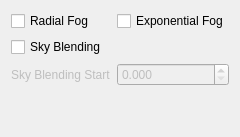
           <widget class="QWidget" name="fogTab">
            <attribute name="title">
             <string>Fog</string>
            </attribute>
            <layout class="QHBoxLayout" name="horizontalfogLayout">
             <item>
              <layout class="QGridLayout" name="fogLayout" columnstretch="0,0">
               <item row="0" column="1">
                <widget class="QCheckBox" name="exponentialFogCheckBox">
                 <property name="toolTip">
                  <string>&lt;html&gt;&lt;head/&gt;&lt;body&gt;&lt;p&gt;Use exponential fog formula. By default, linear fog is used.&lt;/p&gt;&lt;/body&gt;&lt;/html&gt;</string>
                 </property>
                 <property name="text">
                  <string>Exponential Fog</string>
                 </property>
                </widget>
               </item>
               <item row="2" column="1">
                <widget class="QDoubleSpinBox" name="skyBlendingStartComboBox">
                 <property name="enabled">
                  <bool>false</bool>
                 </property>
                 <property name="decimals">
                  <number>3</number>
                 </property>
                 <property name="minimum">
                  <double>0.000000000000000</double>
                 </property>
                 <property name="maximum">
                  <double>1.000000000000000</double>
                 </property>
                 <property name="singleStep">
                  <double>0.005000000000000</double>
                 </property>
                </widget>
               </item>
               <item row="4" column="1">
                <spacer name="verticalSpacer_13">
                 <property name="orientation">
                  <enum>Qt::Vertical</enum>
                 </property>
                 <property name="sizeHint" stdset="0">
                  <size>
                   <width>20</width>
                   <height>40</height>
                  </size>
                 </property>
                </spacer>
               </item>
               <item row="0" column="0">
                <widget class="QCheckBox" name="radialFogCheckBox">
                 <property name="toolTip">
                  <string>&lt;html&gt;&lt;head/&gt;&lt;body&gt;&lt;p&gt;By default, the fog becomes thicker proportionally to your distance from the clipping plane set at the clipping distance, which causes distortion at the edges of the screen.
                    This setting makes the fog use the actual eye point distance (or so called Euclidean distance) to calculate the fog, which makes the fog look less artificial, especially if you have a wide FOV.&lt;/p&gt;&lt;/body&gt;&lt;/html&gt;</string>
                 </property>
                 <property name="text">
                  <string>Radial Fog</string>
                 </property>
                </widget>
               </item>
               <item row="2" column="0">
                <widget class="QLabel" name="skyBlendingStartLabel">
                 <property name="enabled">
                  <bool>false</bool>
                 </property>
                 <property name="toolTip">
                  <string>&lt;html&gt;&lt;head/&gt;&lt;body&gt;&lt;p&gt;The fraction of the maximum distance at which blending with the sky starts.&lt;/p&gt;&lt;/body&gt;&lt;/html&gt;</string>
                 </property>
                 <property name="text">
                  <string>Sky Blending Start</string>
                 </property>
                </widget>
               </item>
               <item row="1" column="0">
                <widget class="QCheckBox" name="skyBlendingCheckBox">
                 <property name="toolTip">
                  <string>&lt;html&gt;&lt;head/&gt;&lt;body&gt;&lt;p&gt;Reduce visibility of clipping plane by blending objects with the sky.&lt;/p&gt;&lt;/body&gt;&lt;/html&gt;</string>
                 </property>
                 <property name="text">
                  <string>Sky Blending</string>
                 </property>
                </widget>
               </item>
              </layout>
             </item>
            </layout>
           </widget>
